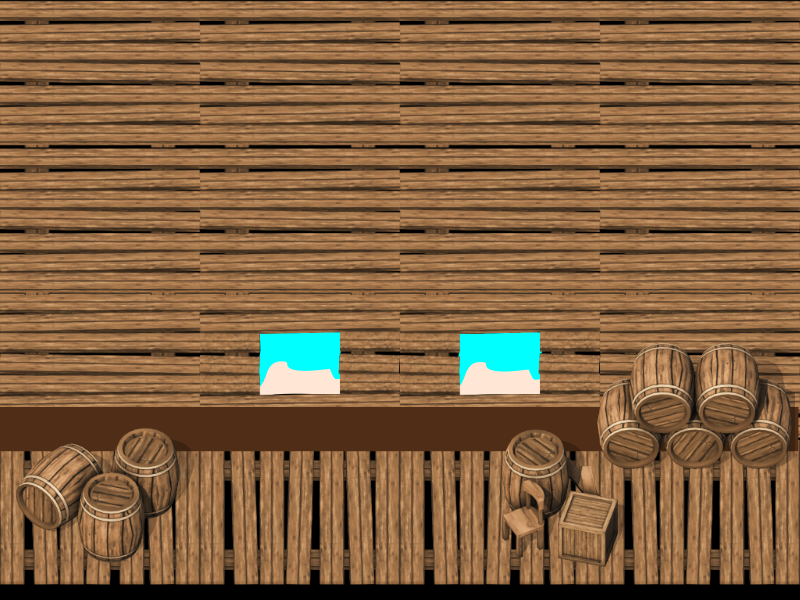

A 2D game scene composited from a Tiled map and its tileset images. What follows is a short description and the map's XML, with every tile layer's data as written:
An orthogonal 1x1 tile map with 800x600 px tiles, 1 tile layer (Background) and 3 objects (island_map).

<map version="1.5" tiledversion="1.6.0" orientation="orthogonal" renderorder="right-down" width="1" height="1" tilewidth="800" tileheight="600" infinite="0" nextlayerid="6" nextobjectid="4">
 <tileset firstgid="1" source="inside.tsx" />
 <layer id="1" name="Background" width="1" height="1">
  <data encoding="csv">
7
</data>
 </layer>
 <objectgroup id="3" name="obstacles">
  <object id="1" x="2.32198" y="410.217" width="797.988" height="177.245" />
 </objectgroup>
 <objectgroup id="4" name="houses">
  <object id="2" name="island_map" x="-1.54799" y="410.991" width="36.3777" height="171.053" />
 </objectgroup>
 <objectgroup id="5" name="hero_start_position">
  <object id="3" x="95.9752" y="515.48">
   <point />
  </object>
 </objectgroup>
</map>